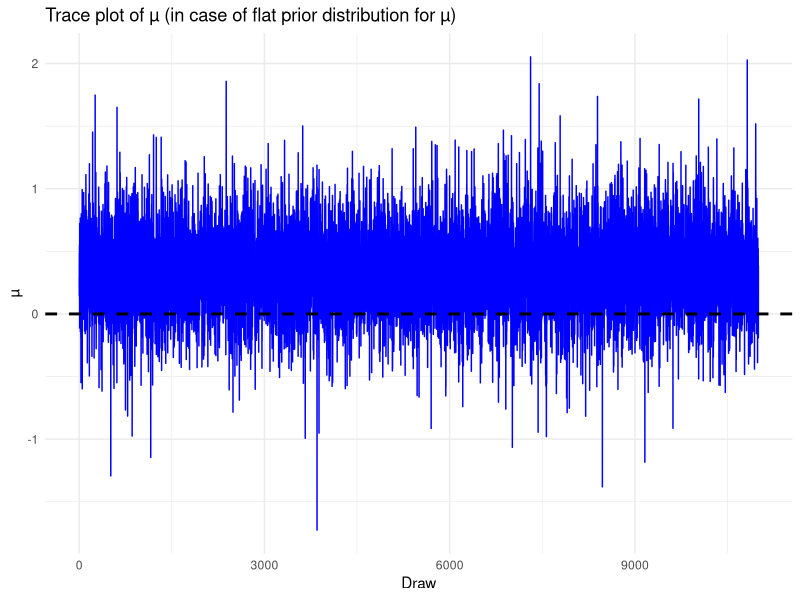
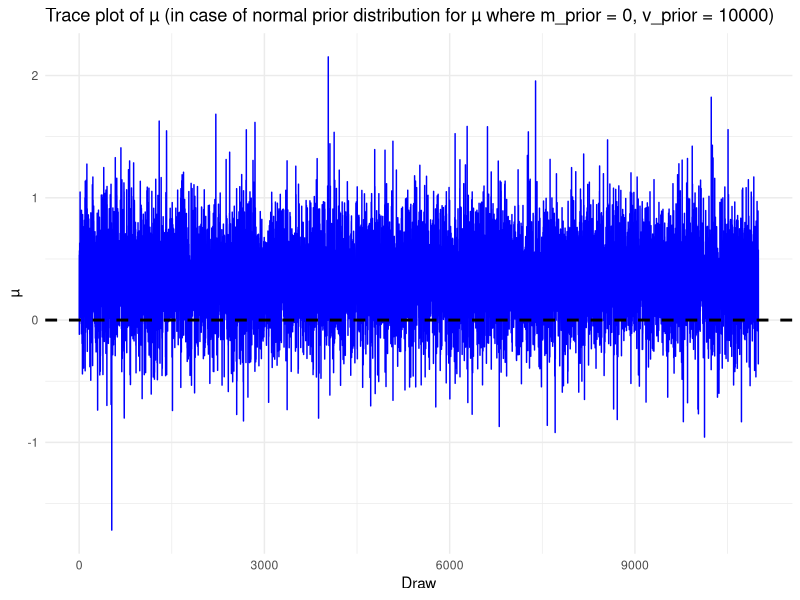
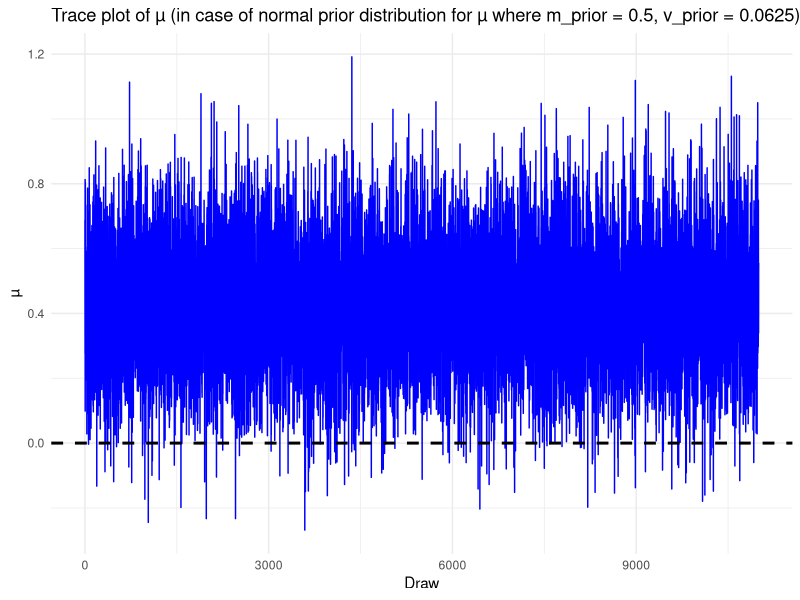
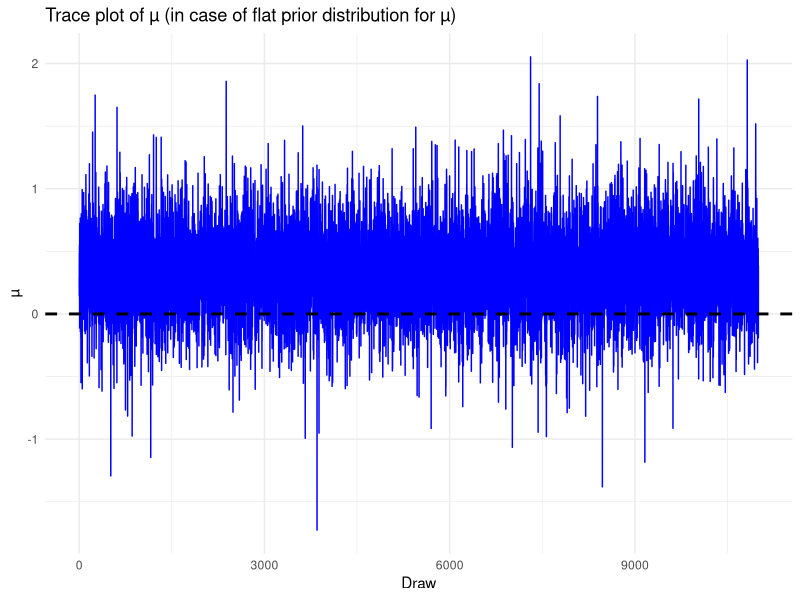
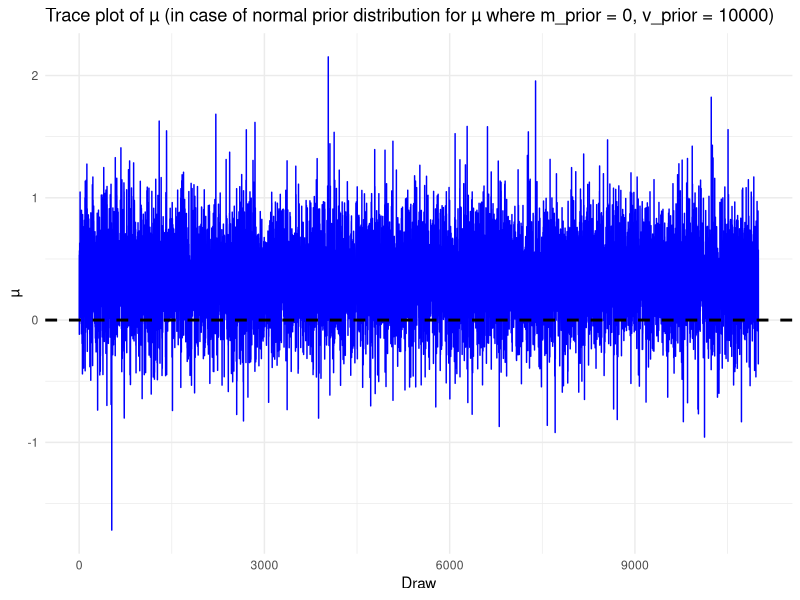
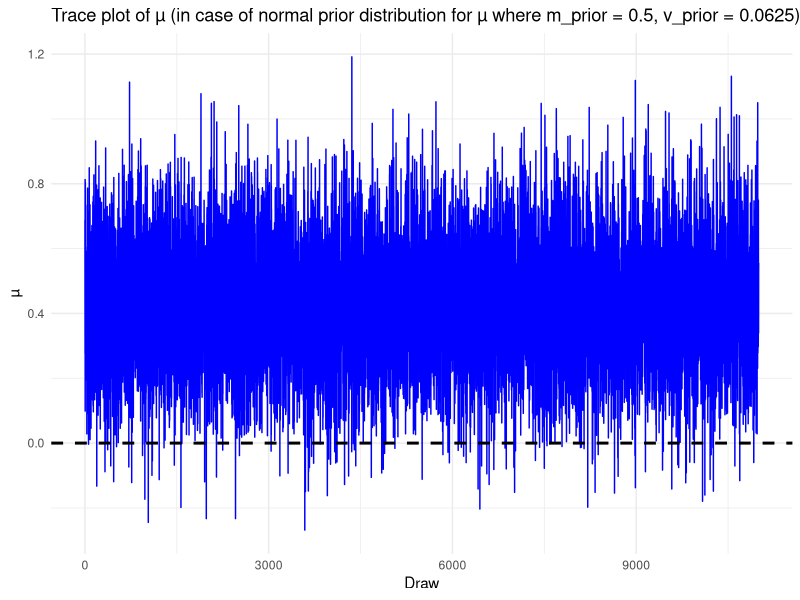

R code for these plots, in order: (Note: this script raises an error after producing the figures.)
## ---- chunk 1
print('Gibbs sampling in case of flat prior distribution for µ')
sampleData <- c(1.6088,-1.4579,0.4502,1.0701,-0.3803,1.1201,0.4199,0.3998,-0.1904,0.3932)
numberOfSimulations <- 11000
numberOfBurnIn <- 1000

gibbsSampling_flatPrior <- function(input_sample){
  h_list <- numeric(numberOfSimulations)
  mu_list <- numeric(numberOfSimulations)
  
  initial_mu <- mean(input_sample)
  numberOfSample <- length(input_sample)
  
  # Gibbs sampling
  for (i in 1:numberOfSimulations) {
    a <- numberOfSample / 2
    
    if (i-1 == 0){
      b <- 1 / (1/2 * sum(sapply(1:numberOfSample, 
                                 function(j) (input_sample[j] - initial_mu)^2)))
    } else {
      b <- 1 / (1/2 * sum(sapply(1:numberOfSample, 
                                 function(j) (input_sample[j] - mu_list[i-1])^2)))
    }
    
    bar_y <- mean(sampleData)
    
    # draw from Gamma distribution
    h_list[i] <- rgamma(n = 1, shape = a, scale = b)
    
    # draw from Normal distribution
    mu_list[i] <- rnorm(n = 1, mean = bar_y, 
                        sd = sqrt(1/(h_list[i] * numberOfSample)))
  }
  return(list(h=h_list, mu=mu_list))
}

a_result <- gibbsSampling_flatPrior(sampleData)

# Trace plot of µ
library(ggplot2)
df <- data.frame(draw = seq_along(a_result$mu), mu = a_result$mu)

ggplot(df, aes(x = draw, y = mu)) +
  geom_line(color = 'blue') +
  geom_hline(yintercept = 0, color = 'black', linetype = 'dashed', linewidth = 1) +
  labs(title = 'Trace plot of µ (in case of flat prior distribution for µ)',
       x = 'Draw', y = 'µ') +
  theme_minimal()
ggsave('figures/a_flatPrior_tracePlot.png', width = 10, height = 6, dpi = 300)

twosided_pvalue <- function(p_pos, p_neg) {
  result <- 2 * min(p_pos, p_neg)
  
  result <- min(result, 1)
  
  return(result)
}

# estimate the posterior probabilities
print('The posterior probabilities are:')
sum_mu_greater_0 <- sum(a_result$mu[numberOfBurnIn:numberOfSimulations] > 0)/(numberOfSimulations-numberOfBurnIn)
print(paste('Pr(µ > 0 | y) =', sum_mu_greater_0))

sum_mu_less_0 <- sum(a_result$mu[numberOfBurnIn:numberOfSimulations] < 0)/(numberOfSimulations-numberOfBurnIn)
print(paste('Pr(µ < 0 | y) =', sum_mu_less_0))
## ---- chunk 2
print('Gibbs sampling in case of normal prior distribution for µ')

gibbsSampling_normalPrior <- function(input_sample, prior_mean, prior_variance){
  h_list <- numeric(numberOfSimulations)
  mu_list <- numeric(numberOfSimulations)
  
  initial_mu <- mean(input_sample)
  numberOfSample <- length(input_sample)
  
  for (i in 1:numberOfSimulations) {
    a <- numberOfSample / 2
    
    if (i-1 == 0){
      b <- 1 / (1/2 * sum(sapply(1:numberOfSample, 
                                 function(j) (input_sample[j] - initial_mu)^2)))
    } else {
      b <- 1 / (1/2 * sum(sapply(1:numberOfSample, 
                                 function(j) (input_sample[j] - mu_list[i-1])^2)))
    }
    
    bar_y <- mean(input_sample)
    
    # draw from Gamma distribution
    h_list[i] <- rgamma(n = 1, shape = a, scale = b)
    
    # draw from Normal distribution
    posterior_mean <- ((prior_mean/prior_variance) 
                       + h_list[i]*numberOfSample*mean(input_sample)) / (1/prior_variance + h_list[i]*numberOfSample)
    posterior_variance <- 1 / (1/prior_variance + h_list[i]*numberOfSample)
    
    mu_list[i] <- rnorm(n = 1, mean = posterior_mean, sd = sqrt(posterior_variance))
  }
  return(list(h=h_list, mu=mu_list))
}

b_prior_mean <- 0
b_prior_variance <- 100^2 

b_result <- gibbsSampling_normalPrior(sampleData, b_prior_mean, b_prior_variance)

# Trace plot of µ
df <- data.frame(draw = seq_along(b_result$mu), mu = b_result$mu)

ggplot(df, aes(x = draw, y = mu)) +
  geom_line(color = 'blue') +
  geom_hline(yintercept = 0, color = 'black', linetype = 'dashed', linewidth = 1) +
  labs(title = 'Trace plot of µ (in case of normal prior distribution for µ where m_prior = 0, v_prior = 10000)',
       x = 'Draw', y = 'µ') +
  theme_minimal()
ggsave('figures/b_normalPrior_tracePlot.png', width = 10, height = 6, dpi = 300)

# estimate the posterior probabilities
print('The posterior probabilities are:')
sum_mu_greater_0 <- sum(b_result$mu[numberOfBurnIn:numberOfSimulations] > 0)/(numberOfSimulations-numberOfBurnIn)
print(paste('Pr(µ > 0 | y) =', sum_mu_greater_0))

sum_mu_less_0 <- sum(b_result$mu[numberOfBurnIn:numberOfSimulations] < 0)/(numberOfSimulations-numberOfBurnIn)
print(paste('Pr(µ < 0 | y) =', sum_mu_less_0))
## ---- chunk 3
print('Gibbs sampling in case of normal prior distribution for µ')
c_prior_mean <- 0.5
c_prior_variance <- 0.25^2

c_result <- gibbsSampling_normalPrior(sampleData, c_prior_mean, c_prior_variance)

# Trace plot of µ
df <- data.frame(draw = seq_along(c_result$mu), mu = c_result$mu)

ggplot(df, aes(x = draw, y = mu)) +
  geom_line(color = 'blue') +
  geom_hline(yintercept = 0, color = 'black', linetype = 'dashed', linewidth = 1) +
  labs(title = 'Trace plot of µ (in case of normal prior distribution for µ where m_prior = 0.5, v_prior = 0.0625)',
       x = 'Draw', y = 'µ') +
  theme_minimal()
ggsave('figures/c_normalPrior_tracePlot.png', width = 10, height = 6, dpi = 300)

# estimate the posterior probabilities
print('The posterior probabilities are:')
sum_mu_greater_0 <- sum(c_result$mu[numberOfBurnIn:numberOfSimulations] > 0)/(numberOfSimulations-numberOfBurnIn)
print(paste('Pr(µ > 0 | y) =', sum_mu_greater_0))

sum_mu_less_0 <- sum(c_result$mu[numberOfBurnIn:numberOfSimulations] < 0)/(numberOfSimulations-numberOfBurnIn)
print(paste('Pr(µ < 0 | y) =', sum_mu_less_0))
## ---- chunk 4
y <- c(1.6088, -1.4579, 0.4502, 1.0701, -0.3803, 1.1201, 0.4199, 0.3998, -0.1904, 0.3932)
n <- length(y)
y_bar <- mean(y)

s2 <- sum((y-y_bar)^2) / (n-1)
se <- sqrt(s2/n)

t_stat <- y_bar/se

p_value <- 2*(1-pt(abs(t_stat), df=n-1))

cat("n =", n, "\n")
cat("y_bar =", round(y_bar, 4), "\n")
cat("s2 =", round(s2, 4), "SE =", round(se, 4), "\n")
cat("t = ", round(t_stat, 4), "p-value =", round(p_value, 4), "\n")

critical <- 2.2622
if (abs(t_stat) > critical) {
  cat("Reject H0 at 5%", critical, "\n")
} else {
  cat("Fail to reject H0 at 5%", critical, "\n")
}

summary_stats <- function(samples){
  c(mean=mean(samples), sd=sd(samples), CI_2.5=quantile(samples, 0.025), CI_97.5=quantile(samples, 0.975), p_t0=mean(samples > 0))
}

stats_a <- summary_stats(mu_posterior_a)
stats_b <- summary_stats(mu_posterior_b)
stats_c <- summary_stats(mu_posterior_c)

results_table <- rbind(a = stats_a, b = stats_b, c = stats_c)
print(round(results_table, 4))

cat("\nFrequentist t-test: t =", round(t_stat,4), " p =", round(p_value,4), "\n")
